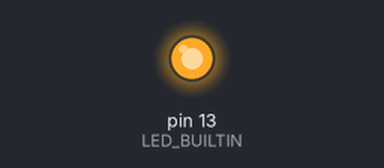
This sketch was run on a simulated Arduino Uno, built with avr-gcc and run on an emulated ATmega328P. Shown: output pins drawn as LEDs (lit = HIGH).

Above: at 0.1 s.
At 32.1 s:
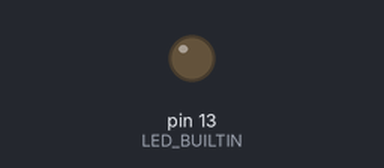
Timing chart, 0 to 34.5 s (numbered marks = the images above):
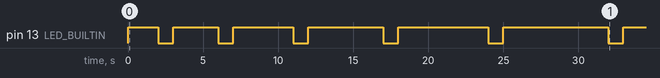

Measured:
- by itself, pin 13 (LED_BUILTIN): LOW → HIGH at 0.00 s, → LOW 2.0 s later, → HIGH 1.0 s later, → LOW 3.0 s later, … (13 changes in this stretch)

The sketch:

BlinkWVariable.ino
```cpp
//
// Created by: James Couse
// Created on: Oct 22 2023
//

int blinkTime = 2000;

void setup()
{
  pinMode(LED_BUILTIN, OUTPUT);
}

void loop()
{
  digitalWrite(LED_BUILTIN, HIGH);
  delay(blinkTime);
  digitalWrite(LED_BUILTIN, LOW);
  delay(1000);

  blinkTime = blinkTime + 1000;
}
```
